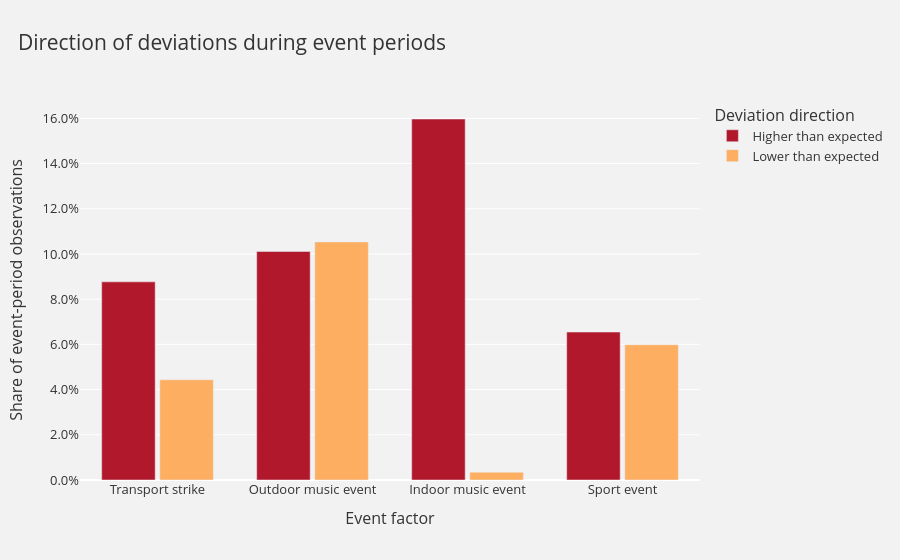

The cell this chart's notebook holds for it:
### Code cell
event_direction_plot_data = event_deviation_summary.melt(
    id_vars=["factor_label"],
    value_vars=[
        "event_higher_share",
        "event_lower_share",
    ],
    var_name="deviation_direction",
    value_name="deviation_share",
)

event_direction_plot_data["deviation_direction"] = event_direction_plot_data[
    "deviation_direction"
].map({
    "event_higher_share": "Higher than expected",
    "event_lower_share": "Lower than expected",
})

direction_colors = {
    "Higher than expected": "#b2182b",
    "Lower than expected": "#fdae61",
}

fig = plotly.bar(
    event_direction_plot_data,
    x="factor_label",
    y="deviation_share",
    color="deviation_direction",
    color_discrete_map=direction_colors,
    barmode="group",
    title="Direction of deviations during event periods",
    labels={
        "factor_label": "Event factor",
        "deviation_share": "Share of observations",
        "deviation_direction": "Deviation direction",
    },
)

fig.update_layout(
    plot_bgcolor="#f2f2f2",
    paper_bgcolor="#f2f2f2",
    font=dict(color="#333333", size=13),
    title=dict(x=0.02, font=dict(size=21)),
    legend_title_text="Deviation direction",
    yaxis_tickformat=".1%",
    bargap=0.25,
    bargroupgap=0.08,
)

fig.update_yaxes(
    gridcolor="white",
    zerolinecolor="white",
    title="Share of event-period observations"
)

fig.update_xaxes(
    showgrid=False,
    title="Event factor"
)

fig.show()

### Figure 1 — Plotly figure (JSON) as saved in the notebook; plotly's stock layout.template omitted (floating-point values rounded to 4 significant figures)
{"data": [{"alignmentgroup": "True", "hovertemplate": "Deviation direction=Higher than expected<br>Event factor=%{x}<br>Share of observations=%{y}<extra></extra>", "legendgroup": "Higher than expected", "marker": {"color": "#b2182b", "pattern": {"shape": ""}}, "name": "Higher than expected", "offsetgroup": "Higher than expected", "orientation": "v", "showlegend": true, "textposition": "auto", "type": "bar", "x": ["Transport strike", "Outdoor music event", "Indoor music event", "Sport event"], "xaxis": "x", "y": [0.08767, 0.1011, 0.1597, 0.06546], "yaxis": "y"}, {"alignmentgroup": "True", "hovertemplate": "Deviation direction=Lower than expected<br>Event factor=%{x}<br>Share of observations=%{y}<extra></extra>", "legendgroup": "Lower than expected", "marker": {"color": "#fdae61", "pattern": {"shape": ""}}, "name": "Lower than expected", "offsetgroup": "Lower than expected", "orientation": "v", "showlegend": true, "textposition": "auto", "type": "bar", "x": ["Transport strike", "Outdoor music event", "Indoor music event", "Sport event"], "xaxis": "x", "y": [0.04432, 0.1053, 0.003472, 0.05985], "yaxis": "y"}], "layout": {"bargap": 0.25, "bargroupgap": 0.08, "barmode": "group", "font": {"color": "#333333", "size": 13}, "legend": {"title": {"text": "Deviation direction"}, "tracegroupgap": 0}, "paper_bgcolor": "#f2f2f2", "plot_bgcolor": "#f2f2f2", "title": {"font": {"size": 21}, "text": "Direction of deviations during event periods", "x": 0.02}, "xaxis": {"anchor": "y", "domain": [0, 1], "showgrid": false, "title": {"text": "Event factor"}}, "yaxis": {"anchor": "x", "domain": [0, 1], "gridcolor": "white", "tickformat": ".1%", "title": {"text": "Share of event-period observations"}, "zerolinecolor": "white"}}}
